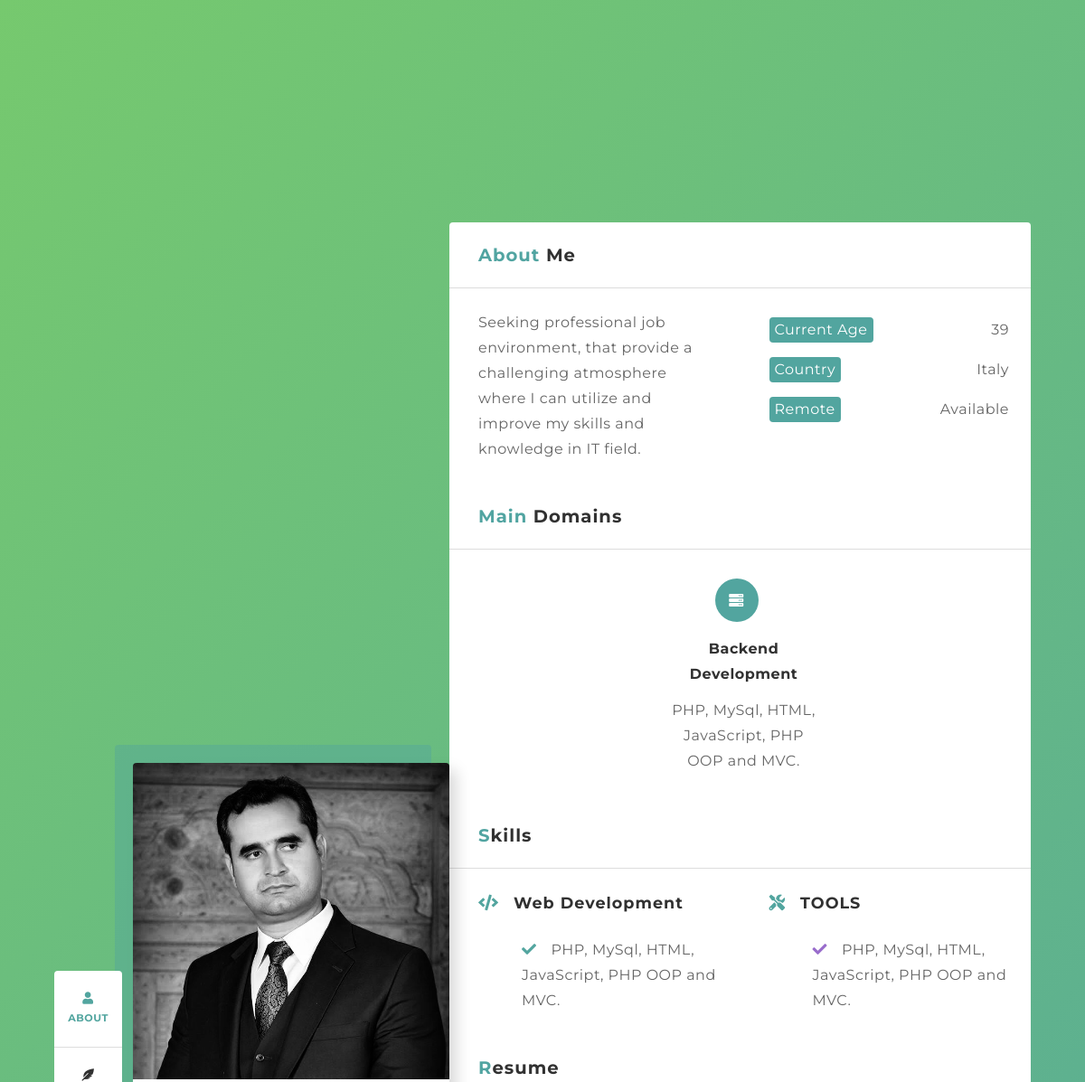
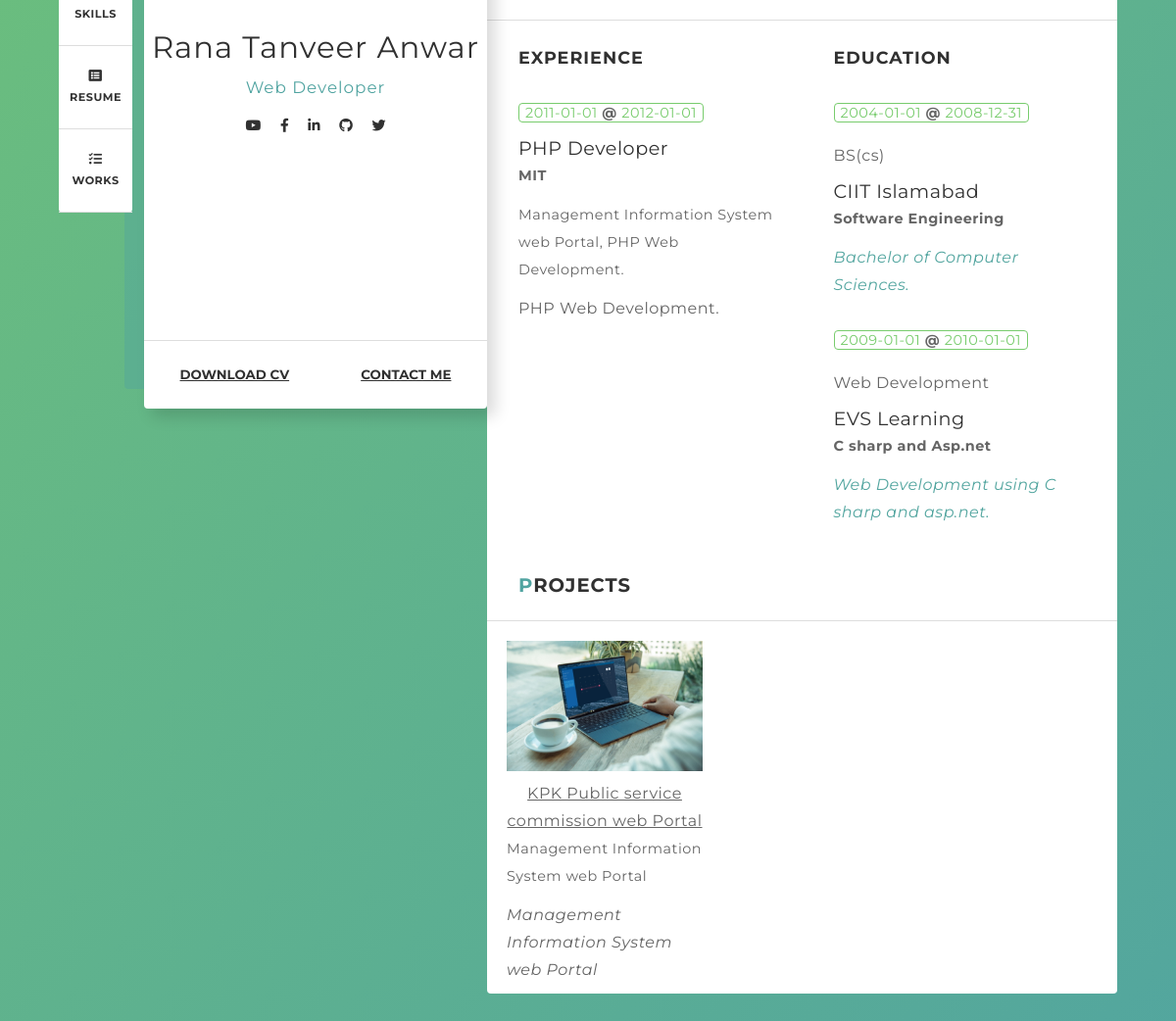
Page /view/portfolio.php on the committed database (2 pictures, top to bottom).
### tables this page shows
CREATE TABLE `Persons` (
  `personId` varchar(255) NOT NULL,
  `personName` varchar(255) NOT NULL,
  `dateOfBirth` varchar(15) NOT NULL,
  `address` varchar(255) NOT NULL,
  `landlineNumber` varchar(255) NOT NULL,
  `cellNumber` varchar(255) NOT NULL,
  `email` varchar(255) NOT NULL,
  `youtubeLink` varchar(255) NOT NULL,
  `facebookLink` varchar(255) NOT NULL,
  `linkedinLink` varchar(255) NOT NULL,
  `githubLink` varchar(255) NOT NULL,
  `twitterlink` varchar(255) NOT NULL,
  `websiteLink` varchar(255) NOT NULL,
  `profilelink` varchar(255) NOT NULL,
  `nationality` varchar(255) NOT NULL,
  `gender` varchar(255) NOT NULL,
  `password` varchar(255) NOT NULL,
  `registerationDate` timestamp NOT NULL DEFAULT curdate(),
  `Profession` varchar(50) NOT NULL,
  `careerObjective` varchar(255) NOT NULL
);

CREATE TABLE `Skills` (
  `autoId` int(11) NOT NULL,
  `personId` varchar(50) NOT NULL,
  `skillName` varchar(50) NOT NULL,
  `skillCategory` varchar(99) NOT NULL,
  `toolsUsed` varchar(99) NOT NULL,
  `description` varchar(255) NOT NULL
);

CREATE TABLE `Experience` (
  `autoId` int(11) NOT NULL,
  `personId` varchar(50) NOT NULL,
  `companyName` varchar(50) NOT NULL,
  `companyAddress` varchar(150) NOT NULL,
  `jobTitle` varchar(50) NOT NULL,
  `startDate` varchar(15) NOT NULL,
  `endDate` varchar(15) NOT NULL,
  `jobDescription` varchar(150) NOT NULL,
  `toolsUsed` varchar(150) NOT NULL,
  `majorResponsibilities` varchar(250) NOT NULL
);

CREATE TABLE `Education` (
  `autoId` int(11) NOT NULL,
  `personId` varchar(50) NOT NULL,
  `programTitle` varchar(50) NOT NULL,
  `startDate` varchar(15) NOT NULL,
  `endDate` varchar(15) NOT NULL,
  `institute` varchar(255) NOT NULL,
  `majorSubjects` varchar(150) NOT NULL,
  `grades` varchar(10) NOT NULL,
  `description` varchar(255) NOT NULL
);

CREATE TABLE `Projects` (
  `autoId` int(11) NOT NULL,
  `personId` varchar(50) NOT NULL,
  `projectName` varchar(50) NOT NULL,
  `projectDescription` varchar(99) NOT NULL,
  `projectDetails` varchar(250) NOT NULL,
  `projectLink` varchar(255) NOT NULL
);

### view/portfolio.php (the view, shortened to what the rows shown need)
<?php
include '../includes/includeAuto.php';
?>
<!DOCTYPE html>
<html lang="en">
    <head>
        <link rel="stylesheet" href="https://cdnjs.cloudflare.com/ajax/libs/font-awesome/5.15.1/css/all.min.css">
        <link rel="stylesheet" href="css/style.css">
    </head>
    <body>
        <?php
        $personId = "4c4bf2ecd9f3f236eb11a7cce436f2e5";
        $portfolio = new adapters\ControllerPortfolioAdapter($personId);
        ?>
        <section class="profile">
            <div class="profile-body">
                <p class="name"> <?php echo $portfolio->getPortfolio()->getPerson()->get_personName(); ?></p>
                <p class="role">Web Developer</p>
                <div class="socials">
                    <a href="<?php echo $portfolio->getPortfolio()->getPerson()->get_youtubeLink(); ?>"> <i class="fab fa-youtube"></i></a>
                    <a href="<?php echo $portfolio->getPortfolio()->getPerson()->get_facebookLink(); ?>"> <i class="fab fa-facebook-f"></i></a>
                    <a href="<?php echo $portfolio->getPortfolio()->getPerson()->get_linkedinLink(); ?>"> <i class="fab fa-linkedin-in"></i></a>
                    <a href="<?php echo $portfolio->getPortfolio()->getPerson()->get_githubLink(); ?>"> <i class="fab fa-github"></i></a>
                    <a href="<?php echo $portfolio->getPortfolio()->getPerson()->get_twitterlink(); ?>"> <i class="fab fa-twitter"></i></a>
                </div>
            </div>
        </section>
        <section class="main">
            <section class="asset split about" id="about-section">
                <div class="asset-body">
                    <div class="section-item">
                        <div class="item">
                            <label>Current Age <span></span></label>
                            <p class="value"><?php echo substr($portfolio->getPortfolio()->getPerson()->get_age(), 8, 4); ?></p>
                        </div>
                        <div class="item">
                            <label>Country<span></span></label>
                            <p class="value"><?php echo $portfolio->getPortfolio()->getPerson()->get_nationality(); ?></p>
                        </div>
                    </div>
                </div>
            </section>
            <section class="asset">
                <div class="asset-body">
                    <div class="domains section-item">
                        <?php
                        echo '<div class="domain-item">';
                        echo '<i class="fas fa-server"></i>';
                        foreach ($portfolio->getPortfolio()->getArraySkills() as $skills) {
                            echo '<p class="domain-name">' . $skills->getSkillCatagory() . '</p>';
                            echo '<p>' . $skills->getSkillDescription() . '</p>';
                        }
                        echo '</div>';
                        ?>
                    </div>
                </div>
            </section>
            <section class="asset split" id="skills-section">
                <div class="asset-body">
                    <div class="section-item">
                        <?php
                        foreach ($portfolio->getPortfolio()->getArraySkills() as $skills) {
                            echo '<p class="title"><i class="fas fa-code"></i>' . $skills->getSkillName() . '</p>';
                            echo '<ul>';
                            echo '<li><i class="fas fa-check"></i>' . $skills->getToolsUsed() . '</li>';
                            echo '</ul>';
                        }
                        ?>
                    </div>
                    <section class="section-item">
                        <?php
                        foreach ($portfolio->getPortfolio()->getArrayExperience() as $experience) {
                            echo '<p class="title"><i class="fas fa-tools"></i>TOOLS</p>';
                            echo '<ul>';
                            echo '<li class="ide"><i class="fas fa-check"></i>' . $experience->getToolsUsed() . '</li>';
                            echo '</ul>';
                        }
                        ?>
                    </section>
                </div>
            </section>
            <section class="asset split" id="resume-section">
                <div class="asset-body">
                    <div class="section-item">
                        <?php
                        foreach ($portfolio->getPortfolio()->getArrayExperience() as $experience) {
                            echo '<div class="section-sub-item">';
                            echo '<p class="time current">' . $experience->getStartDate() . '<b> @ </b>' . $experience->getEndDate() . '</p>';
                            echo '<p class="item-name">' . $experience->getJobTitle() . '</p>';
                            echo '<p class="additional-info"><b>' . $experience->getCompanyName() . '</b></p>';
                            echo '<p class="additional-info">' . $experience->getMajorResponsibilities() . '</p>';
                            echo '<p class="description">' . $experience->getJobDescription() . '</i></p></div>';
                        }
                        ?>
                    </div>
                    <div class="section-item">
                        <?php
                        foreach ($portfolio->getPortfolio()->getArrayEducation() as $education) {
                            echo '<div class="section-sub-item">';
                            echo '<p class="time">' . $education->getStartDate() . '<b> @ </b>' . $education->getEndDate() . '</p>';
                            echo '<p class="item">' . $education->getProgramTitle() . '</p>';
                            echo '<p class="item-name">' . $education->getInstitute() . '</p>';
                            echo '<p class="additional-info"><b>' . $education->getMajorSubjects() . '</b></p>';
                            echo '<p class="description"><i>' . $education->getDescription() . '</i></p></div>';
                        }
                        ?>
                    </div>
                </div>
            </section>
            <section class="asset" id="works-section">
                <div class="asset-body grid">
                    <?php
                    $i = 5;
                    foreach ($portfolio->getPortfolio()->getArrayProjects() as $projects) {
                        echo ' <div class="work-item">';
                        echo '<div class="img-content">';
                        echo '<img src="./images/proj' . $i . '.jpg" alt="Project image">';
                        echo '<a href="' . $projects->getProjectLink() . '" class="more-overlay">More Info...</a></div>';
                        echo '<p class="project-name"><u>' . $projects->getProjectName() . '</u></p>';
                        echo '<p class="additional-info">' . $projects->getProjectDescription() . '</p>';
                        echo '<p class="description"><i>' . $projects->getProjectDetails() . '</i></p></div>';
                        $i--;
                    }
                    ?>
                </div>
            </section>
        </section>
    </body>
</html>

### rows in the picture
persons: personName "Rana Tanveer Anwar", dateOfBirth "39", nationality "Italy"
skills: skillCategory "Backend Development", description "PHP, MySql, HTML, JavaScript, PHP OOP and MVC.", skillName "Web Development", toolsUsed "PHP, MySql, HTML, JavaScript, PHP OOP and MVC."
experience: toolsUsed "PHP, MySql, HTML, JavaScript, PHP OOP and MVC.", startDate "2011-01-01", endDate "2012-01-01", jobTitle "PHP Developer", companyName "MIT", majorResponsibilities "Management Information System web Portal, PHP Web Development.", jobDescription "PHP Web Development."
education: startDate "2004-01-01", endDate "2008-12-31", programTitle "BS(cs)", institute "CIIT Islamabad", majorSubjects "Software Engineering", description "Bachelor of Computer Sciences."
education: startDate "2009-01-01", endDate "2010-01-01", programTitle "Web Development", institute "EVS Learning", majorSubjects "C sharp and Asp.net", description "Web Development using C sharp and asp.net."
projects: projectName "KPK Public service commission web Portal", projectDescription "Management Information System web Portal", projectDetails "Management Information System web Portal"
